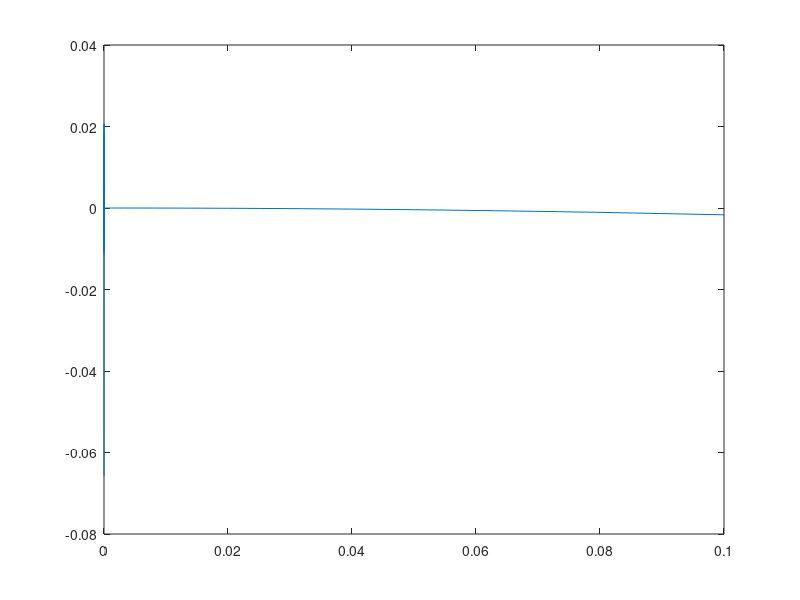

Reproduce this figure in MATLAB.
% Probleem 1
n = -1:-0.1:-15
h = 10.^n

y1 = (5*exp(h) - 5)./h
y2 = (5*exp(h) - 5*exp(-h))./(2*h)

rel1 = (5.-y1)/5
rel2 = (5.-y2)/5

figure
plot(h, rel1)
plot(h, rel2)
